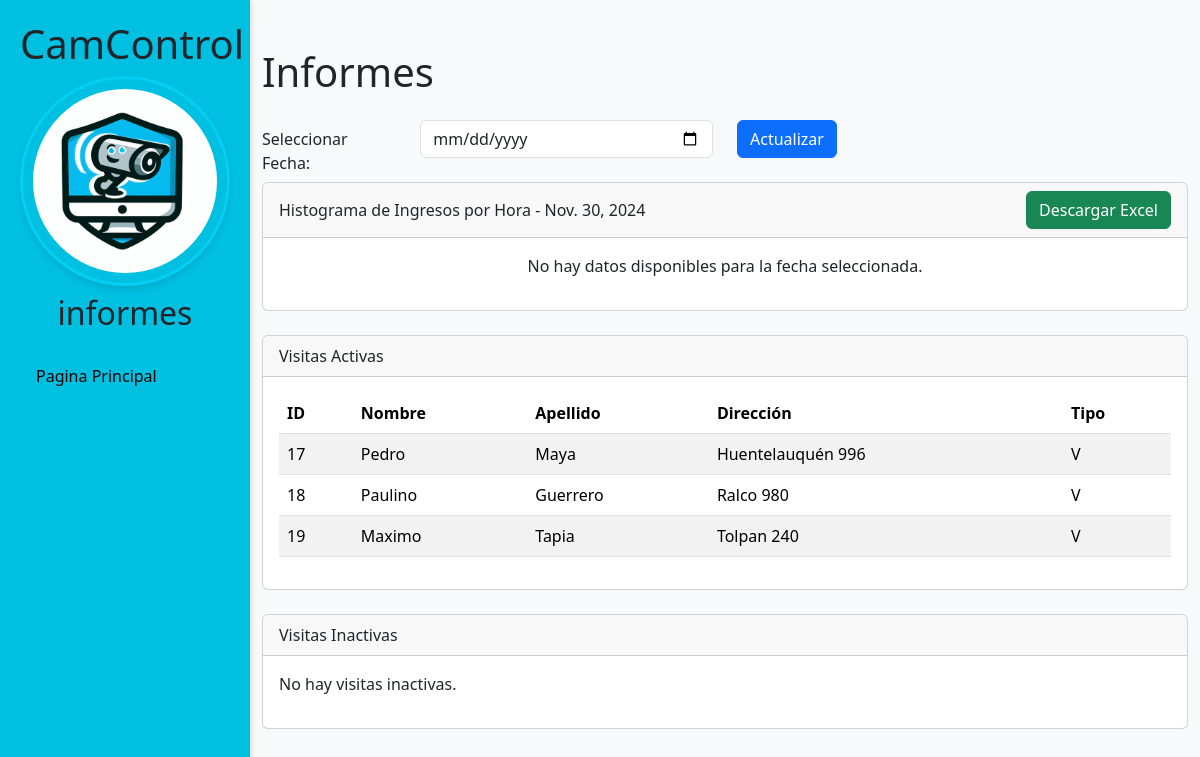
The app's page /informes/ (signed in) with its own data.
### core/models.py (models this page shows, shortened)
class Persona(models.Model):
    nombre = models.CharField(max_length=100)
    apellido = models.CharField(max_length=100)
    edad = models.IntegerField()
    telefono = models.CharField(max_length=10)
    correo = models.CharField(max_length=100)
    direccion = models.CharField(max_length=100)
    tipo = models.CharField(max_length=100,choices=tipos,default='R')
    activo = models.BooleanField(default=True)

### core/views.py (the view, shortened to what this page needs)
# urls.py: path('informes/', views.informes, name='informes'),
@login_required
def informes(request):
    fecha_dia_param = request.GET.get('fecha_dia')
    if fecha_dia_param is None:
        fecha_dia = timezone.localtime(timezone.now()).date()  # Asegura la zona horaria local
    registros = RegistroEntradaSalida.objects.filter(
        hora_entrada__date=fecha_dia,
        tipo_entrada='V'  # Solo registros de vehículos
    ).values('hora_entrada')
    df = pd.DataFrame(list(registros))
    if not df.empty:
        df['hora_entrada'] = df['hora_entrada'].apply(lambda x: timezone.localtime(x))  # Convierte UTC a local
        df['hora'] = df['hora_entrada'].dt.hour
        frecuencia_por_hora = df['hora'].value_counts().reindex(range(6, 30), fill_value=0).sort_index()
        plt.figure(figsize=(12, 6))
        plt.bar(frecuencia_por_hora.index, frecuencia_por_hora.values, color='skyblue', edgecolor='black', width=0.9)
        plt.title(f"Frecuencia de Ingreso de Autos por Hora - {fecha_dia}")
        plt.xlabel("Hora del Día")
        plt.ylabel("Cantidad de Ingresos")
        plt.xticks(range(6, 30), labels=[f"{h % 24}:00" for h in range(6, 30)], rotation=45)
        buffer = BytesIO()
        plt.savefig(buffer, format='png')
        buffer.seek(0)
        image_png = buffer.getvalue()
        buffer.close()
        graphic = base64.b64encode(image_png).decode('utf-8')
        plt.close()
    else:
        graphic = None
    visitas_activas = Persona.objects.filter(tipo='V', activo=True)
    visitas_inactivas = Persona.objects.filter(tipo='V', activo=False)
    context = {
        'graphic': graphic,
        'fecha_dia': fecha_dia,
        'visitas_activas': visitas_activas,
        'visitas_inactivas': visitas_inactivas,
    }
    return render(request, 'informes.html', context)

### core/templates/informes.html (shortened to what this page needs)
{% load static %}
<!DOCTYPE html>
<html lang="es">
<head>
    <link href="https://cdn.jsdelivr.net/npm/bootstrap@5.3.3/dist/css/bootstrap.min.css" rel="stylesheet">
</head>
<body>
    <aside class="sidebar">
        <div class="logo-title text-center mb-4">
            <h1 class="title">CamControl</h1>
            <img src="{% static 'img/logo-camcontrol.jpg' %}" alt="Logo" class="logo img-fluid mb-2">
            <h2 class="subtitle">{{ request.resolver_match.url_name }}</h2>
        </div>
        <nav class="nav-menu">
            <ul class="nav flex-column">
                <li class="nav-item">
                    <a class="nav-link" href="{% url 'Pagina Principal' %}" class="account">Pagina Principal</a>
                </li>
            </ul>
        </nav>
    </aside>
    <div id="content">
        <div class="container mt-5">
            <h1 class="mb-4">Informes</h1>
            <form method="get" action="{% url 'informes' %}">
                <div class="form-group row">
                    <label for="fecha_dia" class="col-sm-2 col-form-label">Seleccionar Fecha:</label>
                    <div class="col-sm-4">
                        <input type="date" class="form-control" id="fecha_dia" name="fecha_dia" value="{{ fecha_dia }}">
                    </div>
                    <div class="col-sm-2">
                        <button type="submit" class="btn btn-primary">Actualizar</button>
                    </div>
                </div>
            </form>
            <div class="card mb-4">
                <div class="card-header d-flex justify-content-between align-items-center">
                    <span>Histograma de Ingresos por Hora - {{ fecha_dia }}</span>
                    <a href="{% url 'exportar_registros' %}?fecha={{ fecha_dia }}" class="btn btn-success">Descargar Excel</a>
                </div>
                <div class="card-body text-center">
                    {% if graphic %}
                        <img alt="Histograma de Ingresos por Hora" class="img-fluid">
                    {% else %}
                        <p>No hay datos disponibles para la fecha seleccionada.</p>
                    {% endif %}
                </div>
            </div>
            <div class="card mb-4">
                <div class="card-header">
                    Visitas Activas
                </div>
                <div class="card-body">
                    {% if visitas_activas.exists %}
                        <table class="table table-striped">
                            <thead>
                                <tr>
                                    <th>ID</th>
                                    <th>Nombre</th>
                                    <th>Apellido</th>
                                    <th>Dirección</th>
                                    <th>Tipo</th>
                                </tr>
                            </thead>
                            <tbody>
                                {% for persona in visitas_activas %}
                                    <tr>
                                        <td>{{ persona.id }}</td>
                                        <td>{{ persona.nombre }}</td>
                                        <td>{{persona.apellido}}</td>
                                        <td>{{persona.direccion}}</td>
                                        <td>{{ persona.tipo }}</td>
                                    </tr>
                                {% endfor %}
                            </tbody>
                        </table>
                    {% else %}
                        <p>No hay visitas activas.</p>
                    {% endif %}
                </div>
            </div>
            <div class="card mb-4">
                <div class="card-header">
                    Visitas Inactivas
                </div>
                <div class="card-body">
                    {% if visitas_inactivas.exists %}
                        <table class="table table-striped">
                            <thead>
                                <tr>
                                    <th>ID</th>
                                    <th>Nombre</th>
                                    <th>Apellido</th>
                                    <th>Dirección</th>
                                    <th>Tipo</th>
                                </tr>
                            </thead>
                            <tbody>
                                {% for persona in visitas_inactivas %}
                                    <tr>
                                        <td>{{ persona.id }}</td>
                                        <td>{{ persona.nombre }}</td>
                                        <td>{{persona.apellido}}</td>
                                        <td>{{persona.direccion}}</td>
                                        <td>{{ persona.tipo }}</td>
                                    </tr>
                                {% endfor %}
                            </tbody>
                        </table>
                    {% else %}
                        <p>No hay visitas inactivas.</p>
                    {% endif %}
                </div>
            </div>
        </div>
    </div>
</body>
</html>

### core/templates/informes.html (style rules this page uses)
body { padding-left: 250px; background-color: #f8f9fa; min-height: 100vh; display: flex; flex-direction: column; }
.sidebar { width: 250px; height: 100vh; position: fixed; left: 0; top: 0; padding: 20px; background-color: #00c0e2; box-shadow: 2px 0 5px rgba(0, 0, 0, 0.1); }
.sidebar .nav-link { color: rgb(20, 0, 0); text-decoration: none; }
.logo { border-radius: 50%; box-shadow: 0 4px 6px rgba(0, 0, 0, 0.1); transition: transform 0.3s ease-in-out; border: 3px solid #06daff91; padding: 10px; animation: fadeIn 1s ease-out; }

### records on screen
Persona: id "17", nombre "Pedro", apellido "Maya", direccion "Huentelauquén 996", tipo "V"
Persona: id "18", nombre "Paulino", apellido "Guerrero", direccion "Ralco 980", tipo "V"
Persona: id "19", nombre "Maximo", apellido "Tapia", direccion "Tolpan 240", tipo "V"

### other values on screen
{{ request.resolver_match.url_name }} "informes"
{{ fecha_dia }} "Nov. 30, 2024"
